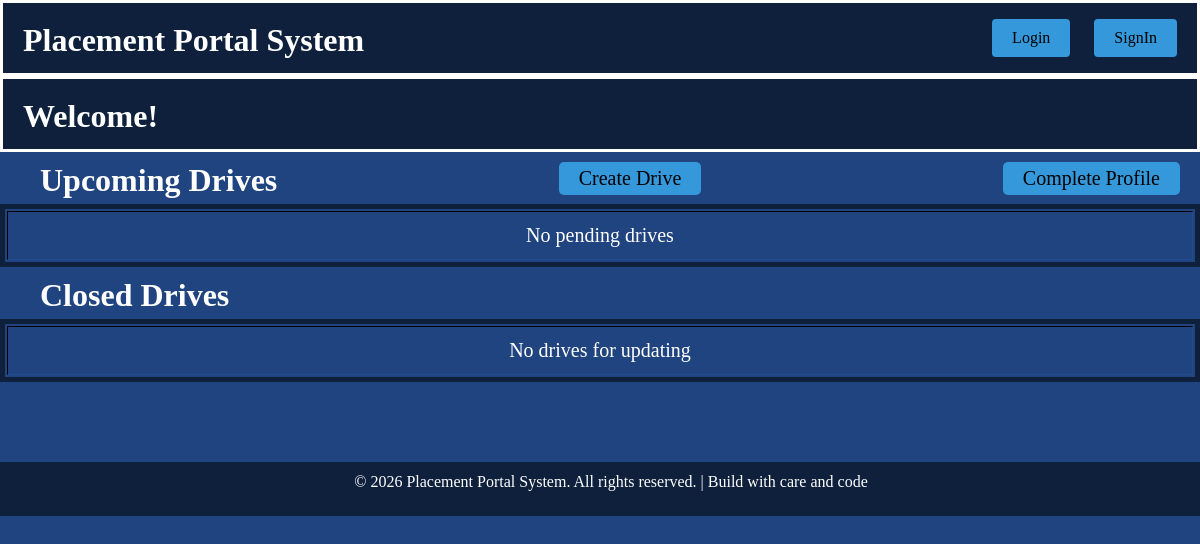
The app's page /company_dash/5, older data.
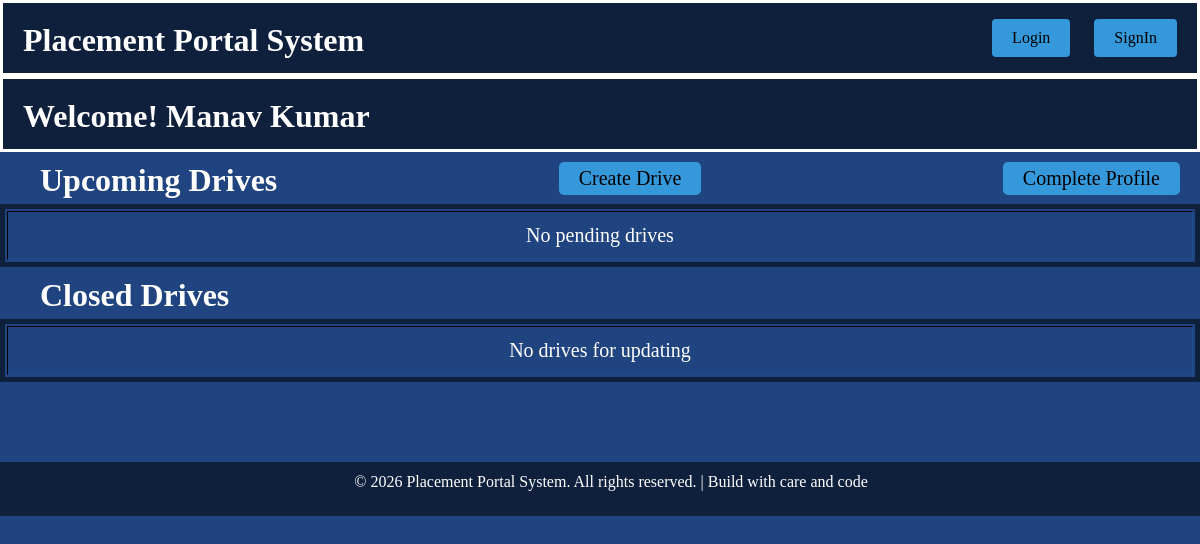
The same page, newer data.
### models.py (models this page shows)
class User(db.Model):
    __tablename__ = 'users'
    id = db.Column(db.Integer , primary_key=True)
    name = db.Column(db.String(100) , nullable=False)
    email = db.Column(db.String(100) , nullable=False , unique=True)
    password = db.Column(db.String(100) , nullable=False , unique=True)
    role = db.Column(db.String(100) , nullable=False)
    contact = db.Column(db.Integer , nullable=False , unique=True)
    is_active = db.Column(db.String(50),default=True)
    is_blacklist = db.Column(db.Boolean, default=False)

### app.py (the view)
@app.route('/company_dash/<int:comp_id>')
def company_dash(comp_id):
    company = User.query.filter_by(id=comp_id).first()
    drives = Drive.query.filter_by(user_id=comp_id).all()
    return render_template('company_dash.html',company=company,drives=drives,comp_id=comp_id)

### templates/company_dash.html (shortened to what this page needs)
{% extends "base.html" %}
{% block content %}
<div class="contain">
    <div class="ban flex">
        <h1>Welcome! {{company.name}}</h1>
    </div>
    <div class="drive-banner">
        <div class="drive-banner-content flex">
        <h1><span style="color: white;padding-left:20px;">Upcoming Drives</span></h1>
        <a href="{{ url_for('create_drive',comp_id=comp_id) }}">Create Drive</a>
        <a href="{{ url_for('update_profile',id=comp_id) }}">Complete Profile</a>
        </div>
        <table border="2">
            {% if drives %}
                <tr>
                    <th>Sr. No.</th>
                    <th>Drive name</th>
                    <th>Actions</th>
                </tr>
                {% for drive in drives %}
                <tr class="application_td">
                    <td>{{drive.id}}</td>
                    <td>{{drive.drive_name}}</td>
                    <td><a href="{{url_for('drive_student',id=drive.id,comp_id=company.id,job=drive.job_title)}}">view details</a></td>
                </tr>
                {% endfor %}
            {% else %}
            <tr class="application_td">
                <td colspan="5" style="color: white;">No pending drives</td>
            </tr>
            {% endif %}
        </table>
    </div>
    <div class="drive-banner">
        <h1><span style="color: white;padding-left:20px;">Closed Drives</span></h1>
        <table border="2">
            {% if drives %}
                <tr>
                    <th>Sr. No.</th>
                    <th>Drive name</th>
                    <th>Actions</th>
                </tr>
                {% for drive in drives %}
                <tr class="application_td">
                    <td>{{drive.id}}</td>
                    <td>{{drive.drive_name}}</td>
                    <td><a href="">Update</a></td>
                </tr>
                {% endfor %}
            {% else %}
            <tr class="application_td">
                <td colspan="5" style="color: white;">No drives for updating</td>
            </tr>
            {% endif %}
        </table>
    </div>
</div>
{% endblock %}

### templates/base.html (shortened to what this page needs)
<!DOCTYPE html>
<html lang="en">
<head>
</head>
<body>
    <div class="main">
        <div class="banner flex">
            <h1>Placement Portal System</h1>
            <nav class="navigation">
                {% if not session.get('role') %}
                <a href="{{url_for("login")}}" class="btn">Login</a>
                <a href="{{url_for("register")}}" class="btn">SignIn</a>
                {% elif session.get('role') == 'admin' %}
                <a href="{{url_for("logout")}}" class="btn">Logout</a>
                {% elif session.get('role') == 'company' %}
                <a href="{{url_for("logout")}}" class="btn">Logout</a>
                {% elif session.get('role') == 'student' %}
                <a href="{{url_for("logout")}}" class="btn">Logout</a>
                {% endif %}
            </nav>
        </div>
    </div>
    {% block content%}
    {% endblock %}
    <footer class="foot">
        <p>&copy; 2026 Placement Portal System. All rights reserved. | Build with care and code</p>
    </footer>
</body>
</html>

### templates/base.html (style rules this page uses)
* { margin: 0; padding: 0; text-decoration: none; list-style: none; }
.flex { display: flex; justify-content: space-between; align-items: center; }
.banner { height: 70px; color: white; border: 3px solid white; background-color: rgb(14, 32, 60); }
a.btn { display: inline-block; padding: 10px 20px; background-color: #3498db; color: black; text-decoration: none; border-radius: 4px; font-size: 1rem; text-align: center; transition: all 0.3s ease; margin-right: 20px; }
.foot { height: 40px; color: white; border: 3px solid rgb(14, 32, 60); padding-left: 20px; background-color: rgb(14, 32, 60); text-align: center; padding-top: 8px; width: 98%; margin-top: 80px; }
h1 { padding-left: 20px; }

### templates/company_dash.html (style rules this page uses)
* { margin: 0; padding: 0; text-decoration: none; list-style: none; }
.flex { display: flex; justify-content: space-between; align-items: center; }
body { background-color: rgb(32, 68, 127); height: 200px; }
.ban { height: 70px; color: white; border: 3px solid white; background-color: rgb(14, 32, 60); }
h1 { padding-left: 20px; margin-top: 10px; margin-bottom: 5px; }
a { display: inline-block; padding: 5px 20px; background-color: #3498db; color: black; text-decoration: none; border-radius: 5px; font-size: 20px; text-align: center; transition: all 0.3s ease; margin-right: 20px; }
table { border: 5px solid rgb(14, 32, 60); }
td { width: 1500px; text-align: center; }
.contain { background-color: rgb(32, 68, 127); }

Row changes from the older to the newer data that the page shows:
added User: name "Manav Kumar"
